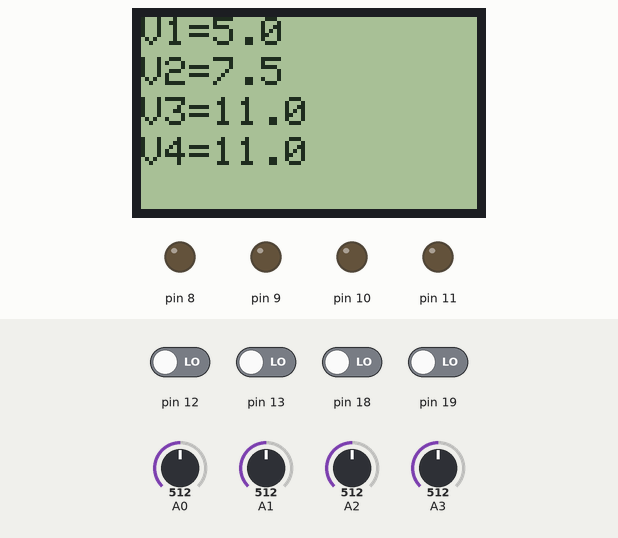
A sketch run on a simulated Arduino Uno, built with avr-gcc and run on an emulated ATmega328P. Parts: 84×48 one-colour display, output pins drawn as LEDs (lit = HIGH). Dashed ring = blinking. The test bench sets the inputs (shaded band); at power-on: pin 12, pin 13, pin 18, pin 19 LOW, A2 = 512, A3 = 512, A0 = 512, A1 = 512. What the sketch prints to the serial monitor is not drawn.

Above: at 1.3 s.
1.4 s: A2 set to 919
At 2.0 s:
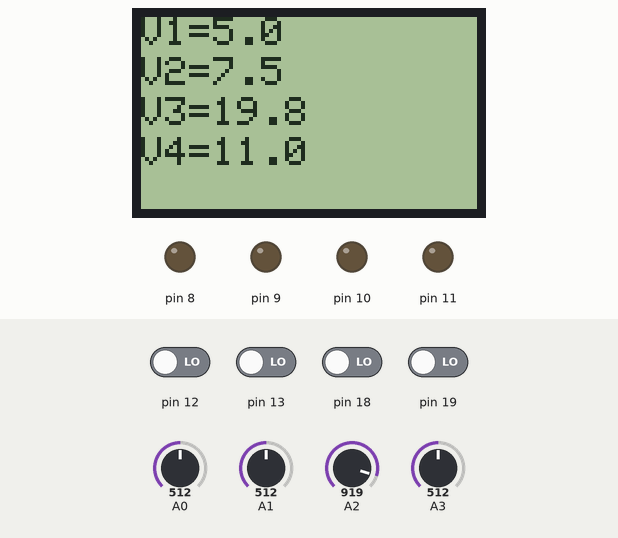
2.9 s: A2 set to 940
At 3.06 s:
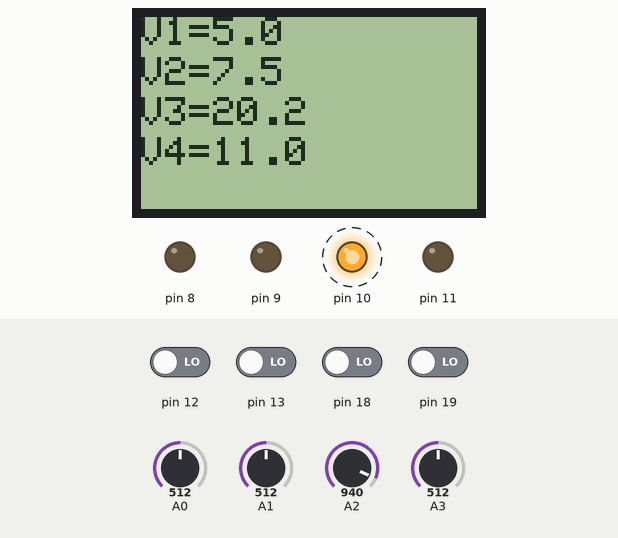
4.7 s: A3 set to 911
At 4.86 s:
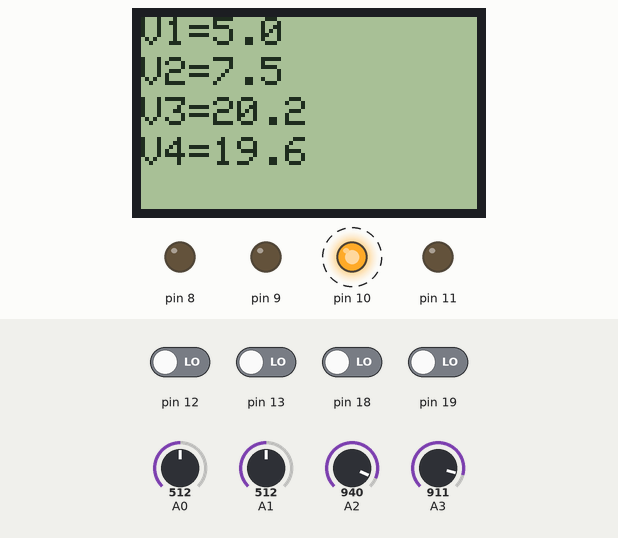
6.3 s: A3 set to 937
At 6.52 s:
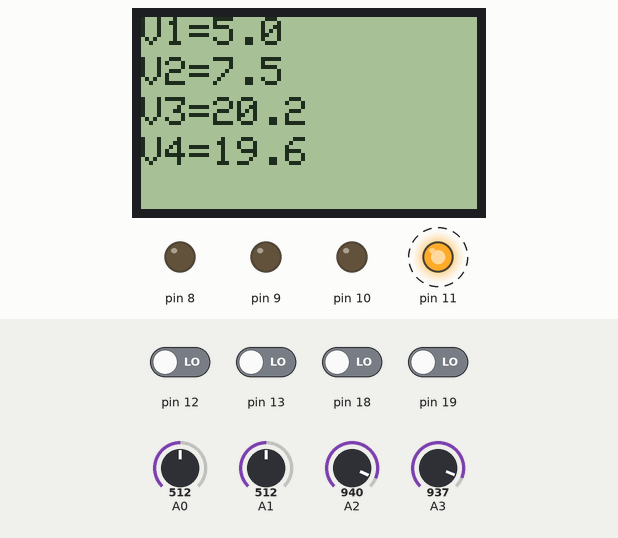
8.6 s: A0 set to 716
At 8.84 s:
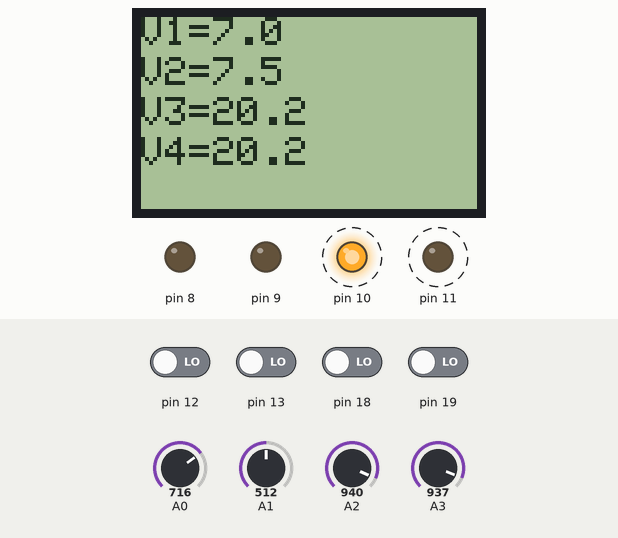
10.3 s: A1 set to 716
At 10.61 s:
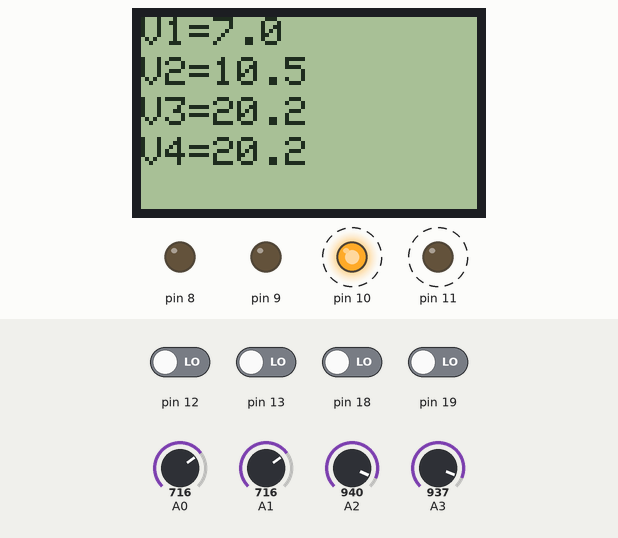
Timing chart, 0 to 13.1 s (numbered marks = the images above; inputs shaded):
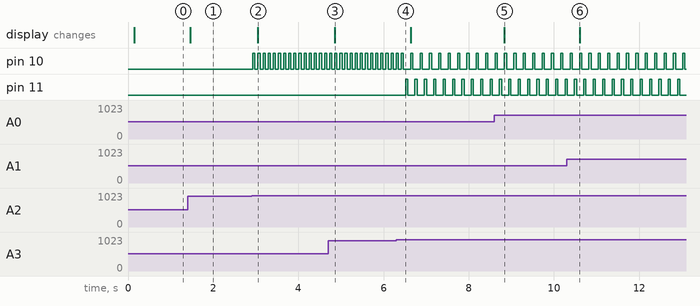

Measured:
- the behaviour switches between 929 and 930 on A2 (found by bisection; images 1 and 2)
- the behaviour switches between 929 and 930 on A3 (found by bisection; images 3 and 4)
- after the input at 1.4 s, the display: changes after 0.06 s (image 1)
- after the input at 2.9 s, pin 10: alternates HIGH for 0.05 s and LOW for 0.07 s, starting at once; the display: changes after 0.15 s (image 2)
- after the input at 4.7 s, the display: changes after 0.15 s (image 3)
- after the input at 6.3 s, pin 11: alternates HIGH for 0.05 s and LOW for 0.17 s, starting after 0.22 s
- after the input at 8.6 s, the display: changes after 0.24 s (image 5)
- after the input at 10.3 s, the display: changes after 0.30 s (image 6)

The sketch:

voltimetro.ino
```cpp
#include <Adafruit_SPITFT.h>
#include <Adafruit_SPITFT_Macros.h>
#include <gfxfont.h>
#include <Adafruit_GFX.h>
#include <Adafruit_GrayOLED.h>
#include <SPI.h>
#include <Adafruit_GFX.h>
#include <Adafruit_PCD8544.h>

//Biblioteca para utilizar pantalla LCD

Adafruit_PCD8544 display = Adafruit_PCD8544(7, 6, 5, 4, 3);


/*******************************/
//Variables para leer signo y magnitud de tension
float vcc1 = 0.0;
float vcc2 =0.0;
float vcc3 = 0.0;
float vcc4 =0.0;
float sign =0.0;
float sign2 =0.0;
float sign3 =0.0;
float sign4 =0.0;

/**********************************/
//Tensi[on resultante a reportar en la pantalla
float VCC = 0;
float VCC2 = 0;
float VCC3 = 0;
float VCC4 = 0;

void setup()   {

//Comunicacion serie
  Serial.begin(9600);
// Comunicaci[on de la pantalla
  display.begin();

//Pines de alerta a exceso de tension

  pinMode(9, OUTPUT);
  pinMode(10, OUTPUT);
  pinMode(11, OUTPUT);
  pinMode(8, OUTPUT);

//Configuracion pantalla
  display.setContrast(50);

  delay(100);
  display.clearDisplay();
}
void loop()
{
  //Lectura de los pines
  sign4 = digitalRead(19);
  sign3 = digitalRead(18);
  sign2 = digitalRead(12);
  sign = digitalRead(13);
  vcc1 = analogRead(A0);
  vcc2 = analogRead(A1);
  vcc3 = analogRead(A2);
  vcc4 = analogRead(A3);


//Formula para definir tension post-ADC

  VCC =  ((vcc1*2.0+0.5)/1023)*5;
  VCC2 = ((vcc2*2.0+0.5)/1023)*7.5;
  VCC3 = ((vcc3*2.0+0.5)/1023)*11;
  VCC4 = ((vcc4*2.0+0.5)/1023)*11;

if(sign4){
  VCC4 = VCC4*(-1.1);
}

if(sign3){
  VCC3 = VCC3*(-1.1);
}

if(sign2){
  VCC2 = VCC2*(-1.1);
}

if(sign){
  VCC = VCC*(-1.1);
}

 // Funcionamiento de la pantalla primer pin

  display.clearDisplay();
  //Letra
  display.setTextSize(1);
  //Posicion
  display.setCursor(0,0);
  //Impresion
  display.print("V1=");
  display.println(VCC,1);


  // Alarma con respecto al led

  if(VCC>20||VCC<-20){
  digitalWrite(8, HIGH);
  delay(50);
  digitalWrite(8, LOW);
  delay(50);

  }
  display.setTextSize(1);
  display.setCursor(0,10);
  display.print("V2=");
  display.println(VCC2,1);
    if(VCC2>20||VCC2<-20){
  digitalWrite(9, HIGH);
  delay(50);
  digitalWrite(9, LOW);
  delay(50);

  }


  display.setTextSize(1);
  display.setCursor(0,20);
  display.print("V3=");
  display.println(VCC3,1);
    if(VCC3>20||VCC3<-20){
  digitalWrite(10, HIGH);
  delay(50);
  digitalWrite(10, LOW);
  delay(50);

  }

  display.setTextSize(1);
  display.setCursor(0,30);
  display.print("V4=");
  display.println(VCC4,1);
    if(VCC4>20||VCC4<-20){
  digitalWrite(11, HIGH);
  delay(50);
  digitalWrite(11, LOW);
  delay(50);

  }

Serial.print("V1:");
 Serial.println(VCC);
Serial.print("V2:");
 Serial.println(VCC2);
Serial.print("V3:");
 Serial.println(VCC3);
Serial.print("V4:");
 Serial.println(VCC4);

  display.display();
  delay(1);

}
```
